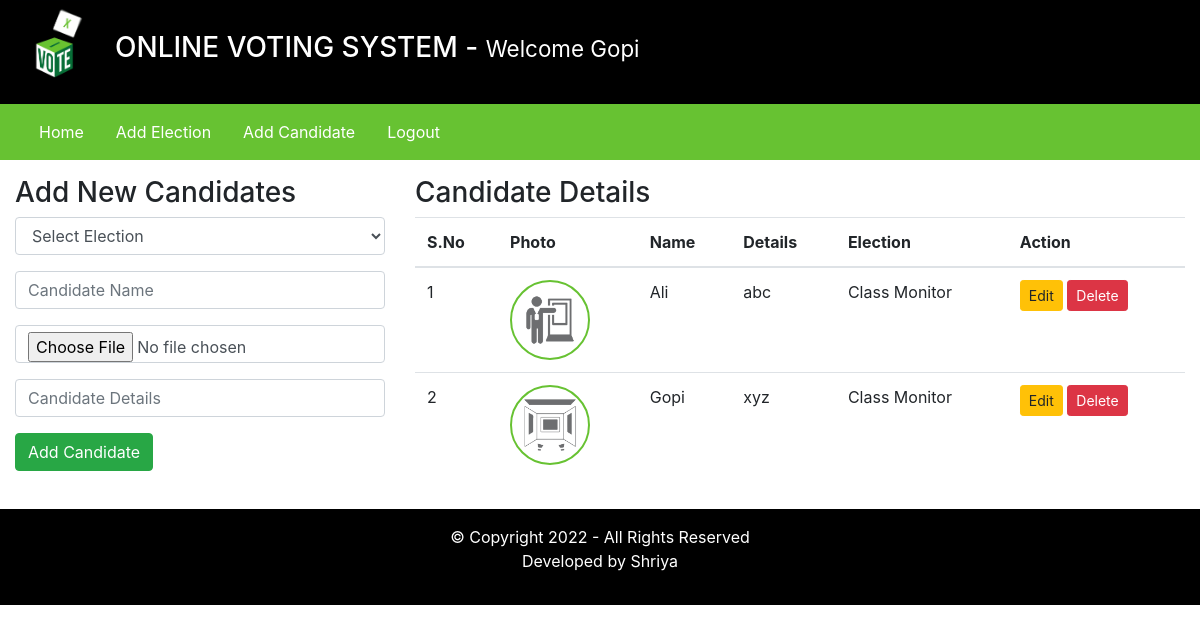
Screenshot of /admin/index.php?addCandidatePage=1 (signed in) with the database file from the repository.
### tables this page shows
CREATE TABLE `candidate_details` (
  `id` int(11) NOT NULL,
  `election_id` int(11) DEFAULT NULL,
  `candidate_name` varchar(255) DEFAULT NULL,
  `candidate_details` text DEFAULT NULL,
  `candidate_photo` text DEFAULT NULL,
  `inserted_by` varchar(255) DEFAULT NULL,
  `inserted_on` date DEFAULT NULL
);

CREATE TABLE `elections` (
  `id` int(11) NOT NULL,
  `election_topic` varchar(255) DEFAULT NULL,
  `no_of_candidates` int(11) DEFAULT NULL,
  `starting_date` date DEFAULT NULL,
  `ending_date` date DEFAULT NULL,
  `status` varchar(45) DEFAULT NULL,
  `inserted_by` varchar(255) DEFAULT NULL,
  `inserted_on` date DEFAULT NULL
);

### admin/inc/add_candidates.php (the view, shortened to what this page needs)
<div class="row my-3">
    <div class="col-4">
        <h3>Add New Candidates</h3>
        <form method="POST" enctype="multipart/form-data">
            <div class="form-group">
                <select class="form-control" name="election_id" required>
                    <option value=""> Select Election </option>
                </select>
            </div>
            <div class="form-group">
                <input type="text" name="candidate_name" placeholder="Candidate Name" class="form-control" required />
            </div>
            <div class="form-group">
                <input type="file" name="candidate_photo" class="form-control" required />
            </div>
            <div class="form-group">
                <input type="text" name="candidate_details" placeholder="Candidate Details" class="form-control" required />
            </div>
            <input type="submit" value="Add Candidate" name="addCandidateBtn" class="btn btn-success" />
        </form>
    </div>
    <div class="col-8">
        <h3>Candidate Details</h3>
        <table class="table">
            <thead>
                <tr>
                    <th scope="col">S.No</th>
                    <th scope="col">Photo</th>
                    <th scope="col">Name</th>
                    <th scope="col">Details</th>
                    <th scope="col">Election</th>
                    <th scope="col">Action </th>
                </tr>
            </thead>
            <tbody>
                <?php
                    $fetchingData = mysqli_query($db, "SELECT * FROM candidate_details") or die(mysqli_error($db));
                    $isAnyCandidateAdded = mysqli_num_rows($fetchingData);
                    if($isAnyCandidateAdded > 0)
                    {
                        $sno = 1;
                        while($row = mysqli_fetch_assoc($fetchingData))
                        {
                            $election_id = $row['election_id'];
                            $fetchingElectionName = mysqli_query($db, "SELECT * FROM elections WHERE id = '". $election_id ."'") or die(mysqli_error($db));
                            $execFetchingElectionNameQuery = mysqli_fetch_assoc($fetchingElectionName);
                            $election_name = $execFetchingElectionNameQuery['election_topic'];
                            $candidate_photo = $row['candidate_photo'];
                ?>
                            <tr>
                                <td><?php echo $sno++; ?></td>
                                <td> <img src="<?php echo $candidate_photo; ?>" class="candidate_photo" />    </td>
                                <td><?php echo $row['candidate_name']; ?></td>
                                <td><?php echo $row['candidate_details']; ?></td>
                                <td><?php echo $election_name; ?></td>
                                <td>
                                    <a href="#" class="btn btn-sm btn-warning"> Edit </a>
                                    <a href="#" class="btn btn-sm btn-danger"> Delete </a>
                                </td>
                            </tr>
                <?php
                        }
                    }else {
            ?>
                        <tr>
                            <td colspan="7"> No any candidate is added yet. </td>
                        </tr>
            <?php
                    }
                ?>
            </tbody>
        </table>
    </div>
</div>

### assets/css/style.css (style rules this page uses)
.candidate_photo { width: 80px; height: 80px; border: 2px solid #67C232; border-radius: 100%; }

### rows the page displays
candidate_details: candidate_photo (picture), candidate_name "Ali", candidate_details "abc", election.election_topic "Class Monitor"
candidate_details: candidate_photo (picture), candidate_name "Gopi", candidate_details "xyz", election.election_topic "Class Monitor"

### other values shown
$_SESSION['username'] "Gopi"
